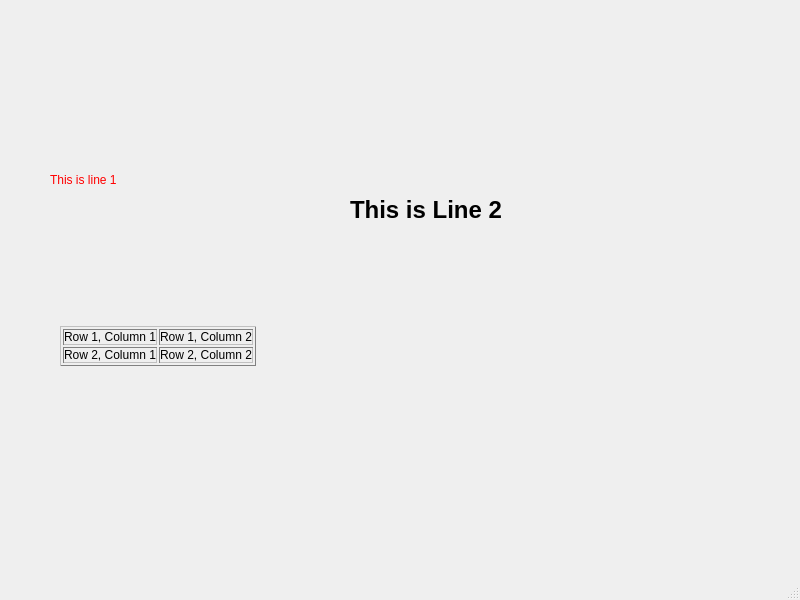
<?xml version="1.0" encoding="UTF-8"?>
<ui version="4.0">
 <class>MainWindow</class>
 <widget class="QMainWindow" name="MainWindow">
  <property name="geometry">
   <rect>
    <x>0</x>
    <y>0</y>
    <width>800</width>
    <height>600</height>
   </rect>
  </property>
  <property name="windowTitle">
   <string>MainWindow</string>
  </property>
  <property name="styleSheet">
   <string notr="true">
background-image: url(:/pic/example.jpg);</string>
  </property>
  <widget class="QWidget" name="centralwidget">
   <widget class="QLabel" name="label">
    <property name="geometry">
     <rect>
      <x>50</x>
      <y>110</y>
      <width>131</width>
      <height>141</height>
     </rect>
    </property>
    <property name="styleSheet">
     <string notr="true"/>
    </property>
    <property name="text">
     <string>&lt;font color = red&gt;This is line 1&lt;/font&gt;</string>
    </property>
   </widget>
   <widget class="QLabel" name="label_2">
    <property name="geometry">
     <rect>
      <x>350</x>
      <y>150</y>
      <width>181</width>
      <height>121</height>
     </rect>
    </property>
    <property name="styleSheet">
     <string notr="true"/>
    </property>
    <property name="text">
     <string>&lt;html&gt;&lt;head/&gt;&lt;body&gt;&lt;p&gt;&lt;h1&gt;This is Line 2&lt;/h1&gt;&lt;/p&gt;&lt;/body&gt;&lt;/html&gt;</string>
    </property>
   </widget>
   <widget class="QLabel" name="label_3">
    <property name="geometry">
     <rect>
      <x>60</x>
      <y>260</y>
      <width>371</width>
      <height>161</height>
     </rect>
    </property>
    <property name="text">
     <string>&lt;html&gt;&lt;head/&gt;&lt;body&gt;&lt;p&gt;&lt;title&gt;HTML Tables&lt;/title&gt;
   &lt;/head&gt;
	
   &lt;body&gt;
      &lt;table border = &quot;1&quot;&gt;
         &lt;tr&gt;
            &lt;td&gt;Row 1, Column 1&lt;/td&gt;
            &lt;td&gt;Row 1, Column 2&lt;/td&gt;
         &lt;/tr&gt;
         
         &lt;tr&gt;
            &lt;td&gt;Row 2, Column 1&lt;/td&gt;
            &lt;td&gt;Row 2, Column 2&lt;/td&gt;
         &lt;/tr&gt;
      &lt;/table&gt;&lt;/p&gt;&lt;/body&gt;&lt;/html&gt;</string>
    </property>
   </widget>
  </widget>
  <widget class="QMenuBar" name="menubar">
   <property name="geometry">
    <rect>
     <x>0</x>
     <y>0</y>
     <width>800</width>
     <height>26</height>
    </rect>
   </property>
  </widget>
  <widget class="QStatusBar" name="statusbar"/>
 </widget>
 <resources/>
 <connections/>
</ui>
